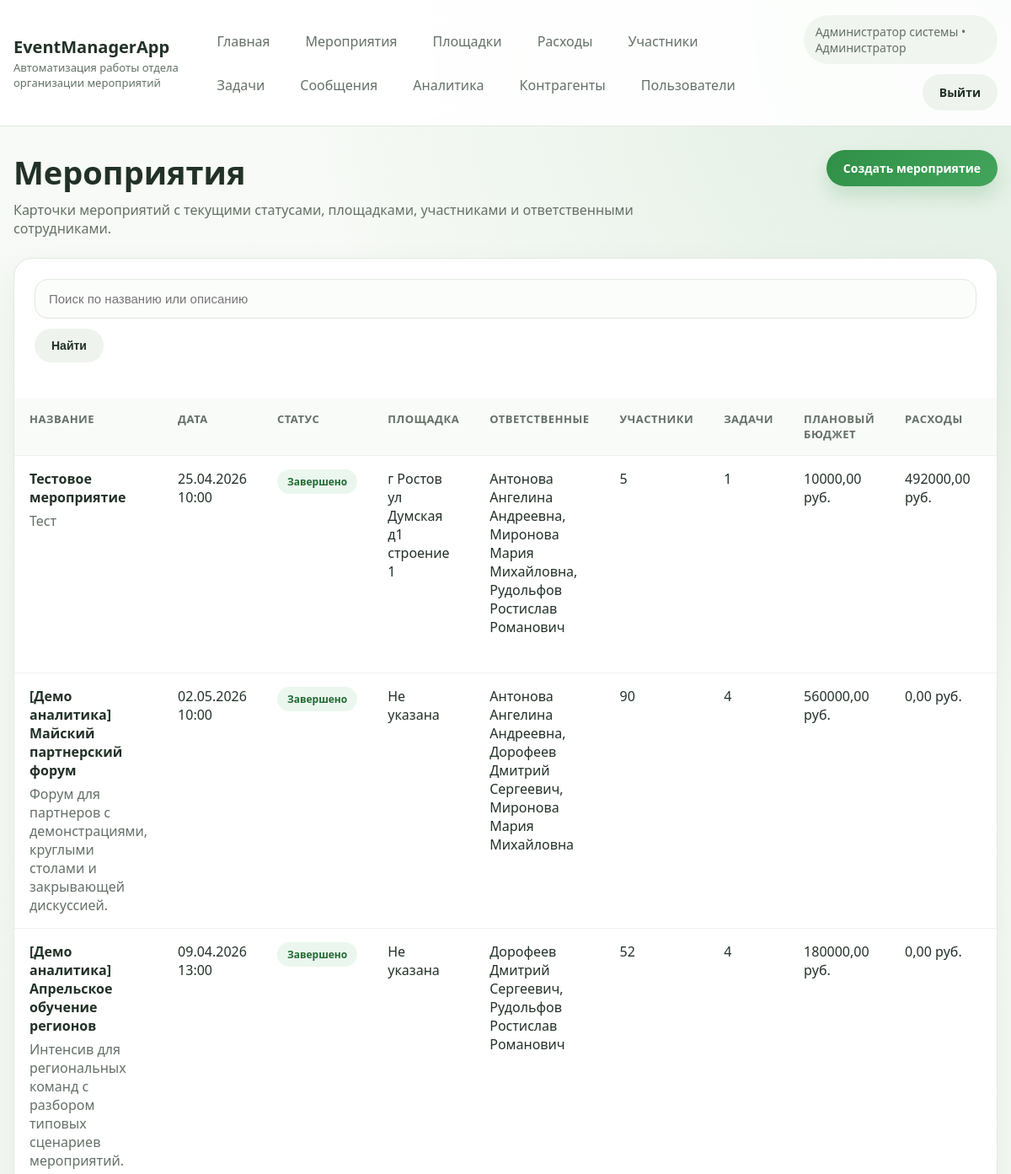
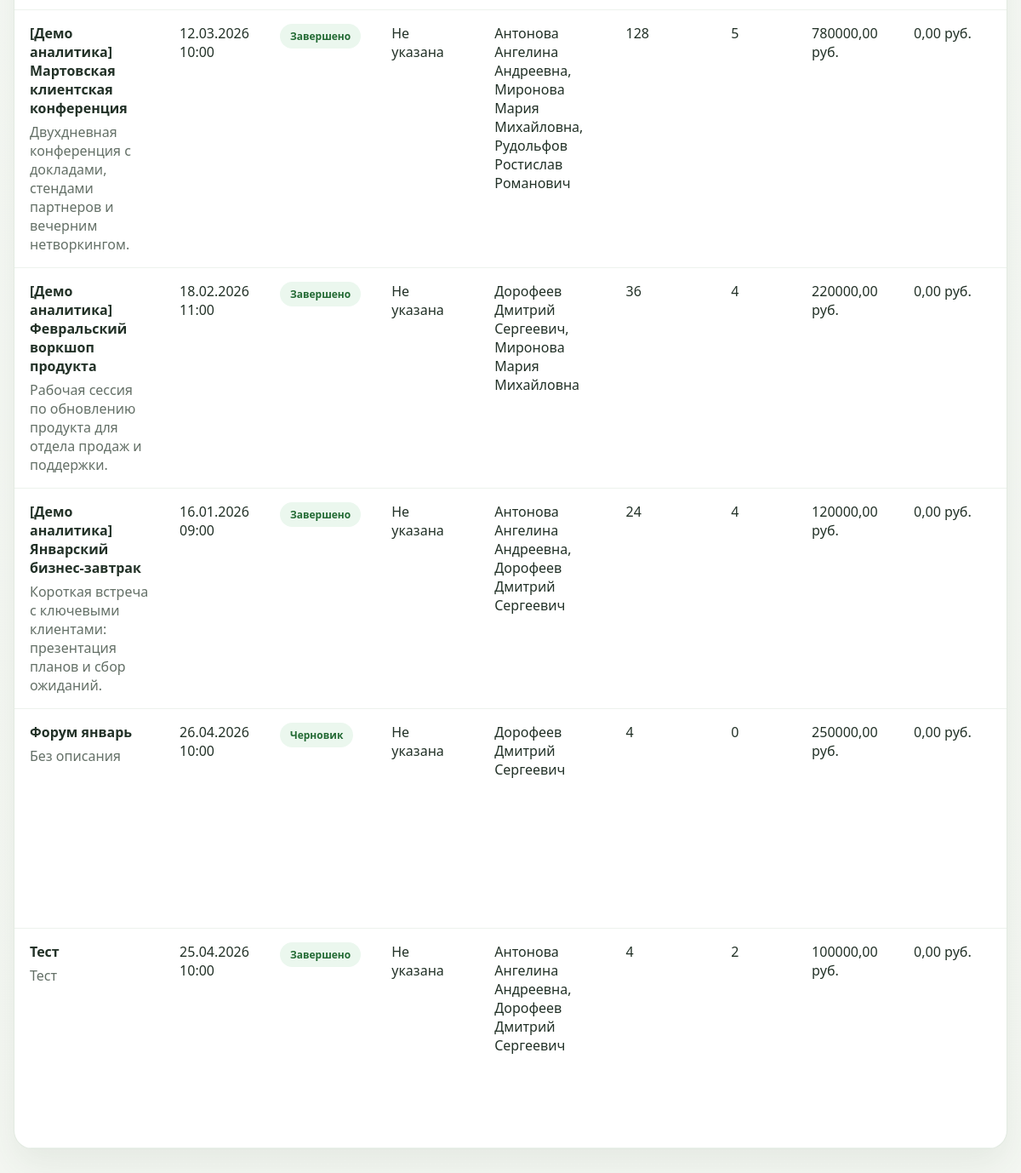
Page /events/ (signed in) on the committed database (2 pictures, top to bottom).
### main/models.py (models this page shows, shortened)
class Employee(AbstractBaseUser, PermissionsMixin):
    ROLE_ADMIN = "admin"
    ROLE_MANAGER = "manager"
    ROLE_ASSISTANT = "assistant"
    ROLE_TEAMLEAD = "teamlead"
    ROLE_CHOICES = [
        (ROLE_ADMIN, "Администратор"),
        (ROLE_MANAGER, "Менеджер"),
        (ROLE_ASSISTANT, "Ассистент"),
        (ROLE_TEAMLEAD, "Руководитель"),
    ]
    e_id = models.BigAutoField(primary_key=True)
    login = models.CharField(max_length=50, unique=True, verbose_name="Логин")
    position = models.CharField(max_length=50, choices=ROLE_CHOICES, verbose_name="Роль")
    fullname = models.CharField(max_length=255, verbose_name="ФИО")
    email = models.EmailField(blank=True, null=True, verbose_name="Почта")
    phone = models.CharField(max_length=50, blank=True, null=True, verbose_name="Телефон")
    age = models.IntegerField(blank=True, null=True, verbose_name="Возраст")
    is_active = models.BooleanField(default=True)
    is_staff = models.BooleanField(default=False)
    objects = EmployeeManager()
    USERNAME_FIELD = "login"
    REQUIRED_FIELDS = []
    class Meta:
        db_table = "employee"
        ordering = ["fullname", "login"]
        permissions = [
            ("can_create_task", "Can create task"),
            ("can_generate_report", "Can generate report"),
        ]
    @property
    def role_label(self):
        if self.is_superuser and not self.position:
            return "Администратор"
        return dict(self.ROLE_CHOICES).get(self.position, self.position)
    @property
    def is_admin(self):
        return self.position == self.ROLE_ADMIN or self.is_superuser
    @property
    def can_manage_users(self):
        return self.is_admin

class Event(models.Model):
    STATUS_DRAFT = "Черновик"
    STATUS_PREPARATION = "Подготовка"
    STATUS_ACTIVE = "Проведение"
    STATUS_FINISHED = "Завершено"
    STATUS_CHOICES = [
        (STATUS_DRAFT, "Черновик"),
        (STATUS_PREPARATION, "Подготовка"),
        (STATUS_ACTIVE, "Проведение"),
        (STATUS_FINISHED, "Завершено"),
    ]
    event_id = models.AutoField(primary_key=True, blank=True)
    p = models.ForeignKey(Place, models.DO_NOTHING, blank=True, null=True, db_column="p_id", verbose_name="Площадка")
    title = models.TextField(verbose_name="Название")
    description = models.TextField(blank=True, null=True, verbose_name="Описание")
    time = models.TextField(blank=True, null=True, verbose_name="Дата и время")
    end_date = models.TextField(blank=True, null=True, verbose_name="Дата окончания")
    planned_budget = models.FloatField(
        blank=True,
        null=True,
        default=0,
        validators=[MinValueValidator(0)],
        verbose_name="Планируемый бюджет",
    )
    status = models.TextField(verbose_name="Статус")
    created_by = models.ForeignKey(
        Employee,
        models.DO_NOTHING,
        blank=True,
        null=True,
        db_column="created_by_id",
        related_name="created_events",
        verbose_name="Создатель",
    )
    class Meta:
        managed = False
        db_table = "event"
        ordering = ["-event_id"]

class Place(models.Model):
    p_id = models.AutoField(primary_key=True)
    c = models.ForeignKey(Contractor, models.DO_NOTHING, blank=True, null=True, db_column="c_id")
    address = models.TextField(verbose_name="Адрес")
    description = models.TextField(blank=True, null=True, verbose_name="Описание")
    class Meta:
        managed = False
        db_table = "place"
        ordering = ["address"]

### main/views.py (the view)
# urls.py: path("events/", views.events, name="events"),
@login_required
def events(request):
    query = request.GET.get("search", "").strip()
    object_list = _visible_events_queryset(request.user)
    if query:
        object_list = object_list.filter(Q(title__icontains=query) | Q(description__icontains=query))
    events_list = list(object_list)
    employee_map = _fetch_event_employee_map([event.pk for event in events_list])
    participant_counts = {
        item["event"]: item["count"]
        for item in Participant.objects.values("event").order_by().annotate(count=Count("participant_id"))
    }
    task_counts = {
        item["event"]: item["count"]
        for item in Task.objects.values("event").order_by().annotate(count=Count("task_id"))
    }
    for event in events_list:
        event.employee_names = employee_map.get(event.pk, [])
        event.participant_count = participant_counts.get(event.pk, 0)
        event.task_count = task_counts.get(event.pk, 0)
        event.planned_budget_value = _planned_budget(event)
        event.expense_total = _expense_total(_get_event_orders(event))
        event.budget_deviation_percent = _budget_deviation_percent(event.planned_budget_value, event.expense_total)
    return render(request, "main/events.html", {"events": events_list, "query": query})

### main/views.py (called while the page is built)
def _fetch_event_employee_map(event_ids):
    if not event_ids:
        return {}
    placeholders = ", ".join(["%s"] * len(event_ids))
    sql = f"""
        SELECT ee.event_id, e.fullname
        FROM employee_on_event ee
        JOIN employee e ON e.e_id = ee.e_id
        WHERE ee.event_id IN ({placeholders})
        ORDER BY e.fullname
    """
    result = {event_id: [] for event_id in event_ids}
    with connection.cursor() as cursor:
        cursor.execute(sql, event_ids)
        for event_id, fullname in cursor.fetchall():
            result.setdefault(event_id, []).append(fullname)
    return result

def _get_event_orders(event):
    return list(Order.objects.filter(event=event).select_related("c"))

def _visible_events_queryset(user):
    queryset = Event.objects.select_related("p", "created_by")
    if user.is_superuser or user.position in {Employee.ROLE_ADMIN, Employee.ROLE_TEAMLEAD}:
        return queryset
    access_filter = Q(employeeonevent__e=user)
    if user.position == Employee.ROLE_MANAGER:
        access_filter |= Q(created_by=user)
    return queryset.filter(access_filter).distinct()

def _expense_total(orders):
    return sum(order.quantity * order.price for order in orders)

def _planned_budget(event):
    return float(event.planned_budget or 0)

def _budget_deviation_percent(planned_budget, actual_expenses):
    if planned_budget <= 0:
        return None
    return round(((actual_expenses - planned_budget) / planned_budget) * 100, 2)

### main/templates/main/events.html (shortened to what this page needs)
{% extends 'main/website_headers.html' %}
{% block content %}
    <section class="page-head">
        <div>
            <h1 class="page-title">Мероприятия</h1>
            <p class="page-subtitle">Карточки мероприятий с текущими статусами, площадками, участниками и ответственными сотрудниками.</p>
        </div>
        <a href="{% url 'add_event' %}" class="btn btn-primary">Создать мероприятие</a>
    </section>
    <section class="table-card">
        <div class="panel">
            <div class="filters">
                <form method="get">
                    <input class="form-control" type="text" name="search" placeholder="Поиск по названию или описанию" value="{{ query }}">
                    <button type="submit" class="btn btn-secondary">Найти</button>
                </form>
            </div>
        </div>
        <div class="table-scroll">
            <table>
                <thead>
                    <tr>
                        <th>Название</th>
                        <th>Дата</th>
                        <th>Статус</th>
                        <th>Площадка</th>
                        <th>Ответственные</th>
                        <th>Участники</th>
                        <th>Задачи</th>
                        <th>Плановый бюджет</th>
                        <th>Расходы</th>
                        <th>Отклонение</th>
                    </tr>
                </thead>
                <tbody>
                    {% for event in events %}
                        <tr>
                            <td>
                                <strong>{{ event.title }}</strong>
                                <div class="muted" style="margin-top:6px;">{{ event.description|default:"Без описания" }}</div>
                            </td>
                            <td>{{ event.time|default:"—" }}</td>
                            <td><span class="badge">{{ event.status }}</span></td>
                            <td>{{ event.p.address|default:"Не указана" }}</td>
                            <td>{{ event.employee_names|join:", "|default:"Не назначены" }}</td>
                            <td>{{ event.participant_count }}</td>
                            <td>{{ event.task_count }}</td>
                            <td>{{ event.planned_budget_value|floatformat:2 }} руб.</td>
                            <td>{{ event.expense_total|floatformat:2 }} руб.</td>
                            <td>
                            </td>
                        </tr>
                    {% empty %}
                        <tr>
                            <td colspan="11" class="empty-state">Мероприятия пока не созданы.</td>
                        </tr>
                    {% endfor %}
                </tbody>
            </table>
        </div>
    </section>
{% endblock %}

### main/templates/main/website_headers.html (shortened to what this page needs)
{% load static %}
<!DOCTYPE html>
<html lang="ru">
<head>
    <link rel="stylesheet" href="{% static 'main/css/app.css' %}">
</head>
<body>
<div class="site-shell">
    <header class="topbar">
        <div class="topbar-inner">
            <div class="brand">
                <a href="{% url 'main_page' %}" class="brand-title">EventManagerApp</a>
                <div class="brand-subtitle">Автоматизация работы отдела организации мероприятий</div>
            </div>
            {% if request.user.is_authenticated %}
                <nav class="nav-links">
                    <a class="nav-link" href="{% url 'main_page' %}">Главная</a>
                    <a class="nav-link" href="{% url 'events' %}">Мероприятия</a>
                    <a class="nav-link" href="{% url 'places' %}">Площадки</a>
                    <a class="nav-link" href="{% url 'expenses' %}">Расходы</a>
                    <a class="nav-link" href="{% url 'participants' %}">Участники</a>
                    <a class="nav-link" href="{% url 'tasks' %}">Задачи</a>
                    <a class="nav-link" href="{% url 'messages' %}">Сообщения</a>
                    <a class="nav-link" href="{% url 'analytics' %}">Аналитика</a>
                    <a class="nav-link" href="{% url 'contractors' %}">Контрагенты</a>
                    {% if request.user.can_manage_users %}
                        <a class="nav-link" href="{% url 'employees' %}">Пользователи</a>
                    {% endif %}
                </nav>
                <div class="user-panel">
                    <div class="user-chip">{{ request.user.fullname|default:request.user.login }} • {{ request.user.role_label }}</div>
                    <a href="{% url 'logout' %}" class="btn btn-secondary">Выйти</a>
                </div>
            {% endif %}
        </div>
    </header>
    <main class="page-wrap">
        {% block content %}{% endblock %}
    </main>
</div>
</body>
</html>

### main/static/main/css/app.css (style rules this page uses)
:root { --bg: #f4f7f2; --surface: #ffffff; --surface-muted: #f9fbf9; --border: #dfe8de; --text: #223127; --text-muted: #647067; --primary: #2f8f46; --primary-dark: #236a34; --danger: #cc4b4b; --warning: #d89a1d; --shadow: 0 18px 40px rgba(47, 72, 54, 0.08); --radius: 22px; }
* { box-sizing: border-box; }
body { margin: 0; font-family: "Segoe UI", Tahoma, sans-serif; background: radial-gradient(circle at top right, rgba(47, 143, 70, 0.12), transparent 28%), linear-gradient(180deg, #f7faf6 0%, var(--bg) 100%); color: var(--text); }
a { color: inherit; text-decoration: none; }
.site-shell { min-height: 100vh; }
.topbar { position: sticky; top: 0; z-index: 10; background: rgba(255, 255, 255, 0.88); backdrop-filter: blur(18px); border-bottom: 1px solid rgba(223, 232, 222, 0.9); }
.topbar-inner, .page-wrap { width: min(1200px, calc(100% - 32px)); margin: 0 auto; }
.topbar-inner { display: flex; justify-content: space-between; align-items: center; gap: 20px; padding: 18px 0; }
.brand { display: flex; flex-direction: column; gap: 2px; }
.brand-title { font-size: 20px; font-weight: 700; }
.brand-subtitle { font-size: 13px; color: var(--text-muted); }
.nav-links { display: flex; flex-wrap: wrap; gap: 10px; align-items: center; }
.nav-link { padding: 10px 16px; border-radius: 999px; color: var(--text-muted); transition: 0.2s ease; }
.user-panel { display: flex; align-items: center; gap: 12px; flex-wrap: wrap; justify-content: flex-end; }
.user-chip { padding: 10px 14px; border-radius: 999px; background: #f0f6ef; color: var(--text-muted); font-size: 14px; }
.page-wrap { padding: 28px 0 48px; }
.page-head { display: flex; justify-content: space-between; align-items: flex-start; gap: 16px; margin-bottom: 24px; }
.page-title { margin: 0; font-size: clamp(28px, 4vw, 38px); }
.page-subtitle { margin: 8px 0 0; color: var(--text-muted); max-width: 760px; }
.card, .table-card, .form-card, .stats-card { background: var(--surface); border: 1px solid rgba(223, 232, 222, 0.9); border-radius: var(--radius); box-shadow: var(--shadow); }
.panel { padding: 24px; }
.toolbar, .filters { display: flex; flex-wrap: wrap; gap: 12px; align-items: center; margin-bottom: 18px; }
.filters form, .toolbar form { display: flex; flex-wrap: wrap; gap: 12px; width: 100%; }
.form-control, .form-select, textarea { width: 100%; border: 1px solid var(--border); border-radius: 16px; background: #fbfdfb; padding: 14px 16px; font-size: 15px; color: var(--text); outline: none; transition: border-color 0.2s ease, box-shadow 0.2s ease; }
.btn { display: inline-flex; align-items: center; justify-content: center; gap: 8px; border: none; border-radius: 999px; padding: 12px 20px; font-size: 14px; font-weight: 600; cursor: pointer; transition: transform 0.2s ease, box-shadow 0.2s ease, background 0.2s ease; }
.btn-primary { color: #fff; background: linear-gradient(135deg, var(--primary), #42a55b); box-shadow: 0 12px 22px rgba(47, 143, 70, 0.18); }
.btn-secondary { background: #eef3ee; color: var(--text); }
.table-card { overflow: hidden; }
.table-scroll { overflow-x: auto; }
table { width: 100%; border-collapse: collapse; }
th, td { padding: 16px 18px; text-align: left; vertical-align: top; border-bottom: 1px solid #edf2ed; }
th { font-size: 13px; color: var(--text-muted); letter-spacing: 0.04em; text-transform: uppercase; background: var(--surface-muted); }
.badge { display: inline-flex; align-items: center; padding: 6px 12px; border-radius: 999px; background: #ebf7ee; color: var(--primary-dark); font-size: 12px; font-weight: 600; }
.muted { color: var(--text-muted); }

### rows in the picture
Employee: user.fullname "Администратор системы", user.role_label "Администратор"
Event: title "Тестовое мероприятие", description "Тест", time "25.04.2026 10:00", status "Завершено", p.address "г Ростов ул Думская д1 строение 1", employee_names "Антонова Ангелина Андреевна, Миронова Мария Михайловна, Рудольфов Ростислав Романович", participant_count "5", task_count "1", planned_budget_value "10000,00", expense_total "492000,00"
Event: title "[Демо аналитика] Майский партнерский форум", description "Форум для партнеров с демонстрациями, круглыми столами и закрывающей дискуссией.", time "02.05.2026 10:00", status "Завершено", p.address "Не указана", employee_names "Антонова Ангелина Андреевна, Дорофеев Дмитрий Сергеевич, Миронова Мария Михайловна", participant_count "90", task_count "4", planned_budget_value "560000,00", expense_total "0,00"
Event: title "[Демо аналитика] Апрельское обучение регионов", description "Интенсив для региональных команд с разбором типовых сценариев мероприятий.", time "09.04.2026 13:00", status "Завершено", p.address "Не указана", employee_names "Дорофеев Дмитрий Сергеевич, Рудольфов Ростислав Романович", participant_count "52", task_count "4", planned_budget_value "180000,00", expense_total "0,00"
Event: title "[Демо аналитика] Мартовская клиентская конференция", description "Двухдневная конференция с докладами, стендами партнеров и вечерним нетворкингом.", time "12.03.2026 10:00", status "Завершено", p.address "Не указана", employee_names "Антонова Ангелина Андреевна, Миронова Мария Михайловна, Рудольфов Ростислав Романович", participant_count "128", task_count "5", planned_budget_value "780000,00", expense_total "0,00"
Event: title "[Демо аналитика] Февральский воркшоп продукта", description "Рабочая сессия по обновлению продукта для отдела продаж и поддержки.", time "18.02.2026 11:00", status "Завершено", p.address "Не указана", employee_names "Дорофеев Дмитрий Сергеевич, Миронова Мария Михайловна", participant_count "36", task_count "4", planned_budget_value "220000,00", expense_total "0,00"
Event: title "[Демо аналитика] Январский бизнес-завтрак", description "Короткая встреча с ключевыми клиентами: презентация планов и сбор ожиданий.", time "16.01.2026 09:00", status "Завершено", p.address "Не указана", employee_names "Антонова Ангелина Андреевна, Дорофеев Дмитрий Сергеевич", participant_count "24", task_count "4", planned_budget_value "120000,00", expense_total "0,00"
Event: title "Форум январь", description "Без описания", time "26.04.2026 10:00", status "Черновик", p.address "Не указана", employee_names "Дорофеев Дмитрий Сергеевич", participant_count "4", task_count "0", planned_budget_value "250000,00", expense_total "0,00"
Event: title "Тест", description "Тест", time "25.04.2026 10:00", status "Завершено", p.address "Не указана", employee_names "Антонова Ангелина Андреевна, Дорофеев Дмитрий Сергеевич", participant_count "4", task_count "2", planned_budget_value "100000,00", expense_total "0,00"
